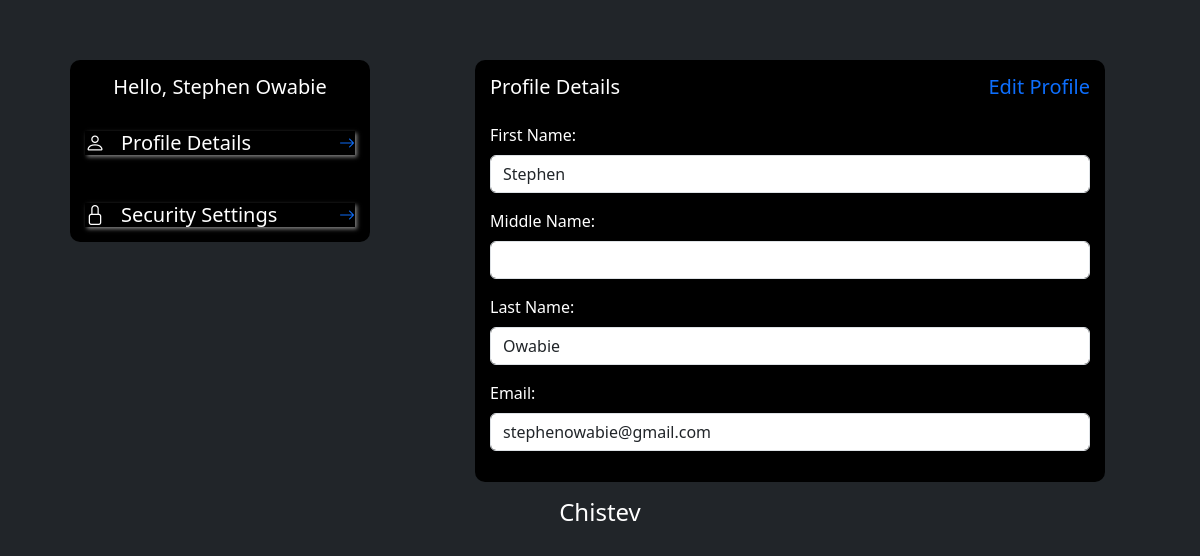
Page /accounts/basic_details/ (signed in) on the committed database.
### accounts/models.py (models this page shows, shortened)
class PersonalDetails(models.Model):
    user = models.OneToOneField(CustomUser, on_delete=models.CASCADE, related_name='personal_details')
    first_name = models.CharField(max_length=255)
    middle_name = models.CharField(max_length=255, blank=True)  # Allow blank since middle name might not be present
    last_name = models.CharField(max_length=255)
    security_code = models.CharField(max_length=4, blank=True, null=True)
    security_code_expiration = models.DateTimeField(blank=True, null=True)

class CustomUser(AbstractBaseUser, PermissionsMixin):
    email = models.EmailField(unique=True)
    first_name = models.CharField(max_length=30, blank=True)
    last_name = models.CharField(max_length=30, blank=True)
    is_active = models.BooleanField(default=True)
    is_staff = models.BooleanField(default=False)
    objects = CustomUserManager()
    USERNAME_FIELD = 'email'
    REQUIRED_FIELDS = []
    groups = models.ManyToManyField(
        'auth.Group',
        related_name='custom_user_groups_set',
        blank=True,
        verbose_name='groups',
        help_text='The groups this user belongs to. A user will get all permissions granted to each of their groups.',
    )
    user_permissions = models.ManyToManyField(
        'auth.Permission',
        related_name='custom_user_permissions_set',
        blank=True,
        verbose_name='user permissions',
        help_text='Specific permissions for this user.',
    )

### accounts/views.py (the view)
    def wrapper(request, *args, **kwargs):
        if not request.user.is_authenticated:
            return redirect('accounts:login_or_register')
        return view_func(request, *args, **kwargs)

### accounts/views.py (called while the page is built)
def redirect_to_login_or_register(view_func):
    def wrapper(request, *args, **kwargs):
        if not request.user.is_authenticated:
            return redirect('accounts:login_or_register')
        return view_func(request, *args, **kwargs)
    return wrapper

@redirect_to_login_or_register
def basic_details(request):
    user = request.user
    try:
        personal_details = user.personal_details
    except ObjectDoesNotExist:
        personal_details = None
    return render(request, 'accounts/basic_details.html', {'user': user, 'personal_details': personal_details})

### accounts/templates/accounts/basic_details.html (shortened to what this page needs)
{% extends 'accounts/base.html' %}
{% block content %}
<div class="container">
            <div class="row">
                 {% include 'accounts/basic_and_security_details.html' %}
                <div class="col-md-6 col-11 mx-auto col-lg-8 black-card" style="height: auto; width: auto;">
                    <div class="d-flex justify-content-between align-items-center mb-3">
                        <h5>Profile Details</h5>
                        <h5>
                            <a href="{% url 'accounts:edit_basic_details' %}" class="text-decoration-none" >Edit Profile</a>
                        </h5>
                    </div>
                    <form>
                        <div class="mb-3">
                            <label for="first-name" class="form-label d-flex">First Name:</label>
                            <input type="text" class="form-control" id="first-name" value="{{ personal_details.first_name }}" readonly>
                        </div>
                        <div class="mb-3">
                            <label for="middle-name" class="form-label d-flex">Middle Name:</label>
                            <input type="text" class="form-control" id="middle-name" value="{{ personal_details.middle_name }}" readonly>
                        </div>
                        <div class="mb-3">
                            <label for="last-name" class="form-label d-flex">Last Name:</label>
                            <input type="text" class="form-control" id="last-name" value="{{ personal_details.last_name }}" readonly>
                        </div>
                        <div class="mb-3">
                            <label for="email" class="form-label d-flex">Email:</label>
                            <input type="text" class="form-control" id="email" value="{{ user.email }}" readonly>
                        </div>
                    </form>
                </div>
        </div>
        </div>
    </div>
    {% endblock %}

### accounts/templates/accounts/basic_and_security_details.html (shortened to what this page needs)
<div class="col-md-5 col-lg-4 mb-4">
    <div class="black-card my-account-card mx-auto">
        <h5>Hello, {{ personal_details.first_name }} {{ personal_details.last_name }}</h5>
        <br>
        <div class="card-body d-flex justify-content-between align-items-center" style="box-shadow: 2px 2px 4px grey;">
            <h5 class="card-title"><i class="bi bi-person me-3"></i>Profile Details</h5>
            <a href="#" onclick="toggleBasicDetails()"><i id="basicDetailsArrowIcon" class="bi bi-arrow-right"></i></a>
        </div>
        <div class="card-body d-flex justify-content-between align-items-center mt-5" style="box-shadow: 2px 2px 4px grey;">
            <h5 class="card-title"><i class="bi bi-lock me-3"></i>Security Settings</h5>
            <a href="#" onclick="toggleChangePassword()"><i id="changePasswordArrowIcon" class="bi bi-arrow-right"></i></a>
        </div>
    </div>
</div>

### assets/styles.css (style rules this page uses)
.my-account-card { width: 300px; align-self: flex-start; }
* { margin: 0; padding: 0; }
body { background-color: royalblue; padding-top: 60px; }
.black-card { background-color: black; color: white; padding: 15px; border-radius: 10px; cursor: default !important; user-select: text; }
@media (min-width: 992px) { .form-control { width: 600px !important; } }

### rows in the picture
PersonalDetails: first_name "Stephen", last_name "Owabie"
CustomUser: email "stephenowabie@gmail.com"
